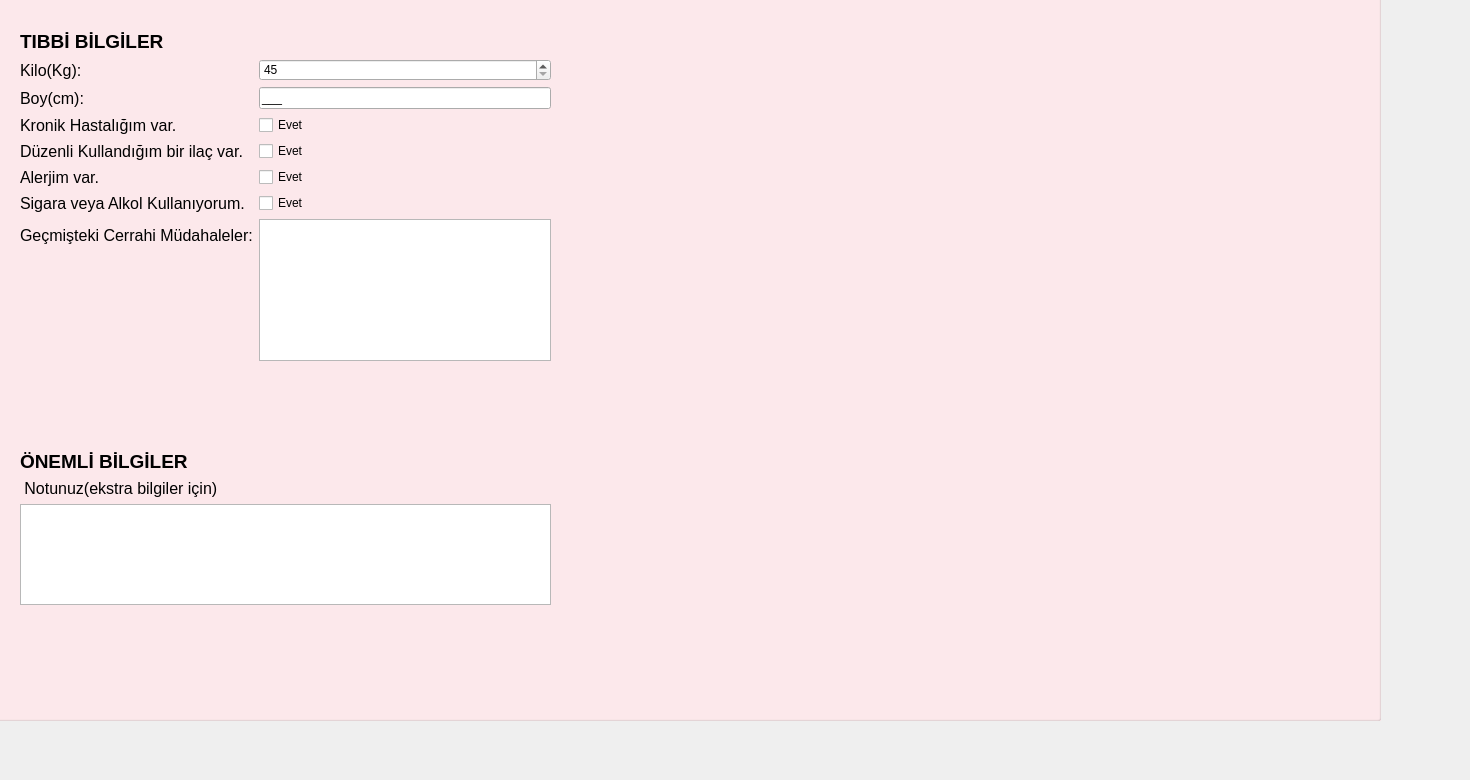
    <widget class="QWidget" name="tab_2">
     <attribute name="title">
      <string>TIBBİ BİLGİLER</string>
     </attribute>
     <widget class="QGroupBox" name="groupBox_4">
      <property name="enabled">
       <bool>true</bool>
      </property>
      <property name="geometry">
       <rect>
        <x>-80</x>
        <y>-50</y>
        <width>1461</width>
        <height>771</height>
       </rect>
      </property>
      <property name="layoutDirection">
       <enum>Qt::LeftToRight</enum>
      </property>
      <property name="autoFillBackground">
       <bool>false</bool>
      </property>
      <property name="styleSheet">
       <string notr="true">QGroupBox {
    background-color: #FFEBEE;
}
</string>
      </property>
      <property name="title">
       <string/>
      </property>
      <widget class="QLabel" name="label_19">
       <property name="geometry">
        <rect>
         <x>620</x>
         <y>300</y>
         <width>55</width>
         <height>16</height>
        </rect>
       </property>
       <property name="text">
        <string/>
       </property>
      </widget>
      <widget class="QWidget" name="formLayoutWidget_6">
       <property name="geometry">
        <rect>
         <x>100</x>
         <y>500</y>
         <width>531</width>
         <height>155</height>
        </rect>
       </property>
       <layout class="QFormLayout" name="formLayout_6">
        <item row="2" column="0" colspan="2">
         <widget class="QTextEdit" name="txeNotBilgisi"/>
        </item>
        <item row="0" column="0" colspan="2">
         <widget class="QLabel" name="lblOnemliBilgi">
          <property name="font">
           <font>
            <pointsize>14</pointsize>
            <weight>75</weight>
            <bold>true</bold>
           </font>
          </property>
          <property name="text">
           <string>ÖNEMLİ BİLGİLER</string>
          </property>
         </widget>
        </item>
        <item row="1" column="0" colspan="2">
         <widget class="QLabel" name="lblNotBilgisi">
          <property name="font">
           <font>
            <pointsize>12</pointsize>
           </font>
          </property>
          <property name="text">
           <string> Notunuz(ekstra bilgiler için)</string>
          </property>
         </widget>
        </item>
       </layout>
      </widget>
      <widget class="QWidget" name="formLayoutWidget_2">
       <property name="geometry">
        <rect>
         <x>100</x>
         <y>80</y>
         <width>531</width>
         <height>331</height>
        </rect>
       </property>
       <layout class="QFormLayout" name="formLayout_2">
        <item row="0" column="0" colspan="2">
         <widget class="QLabel" name="lblTibbiBilgiler">
          <property name="font">
           <font>
            <pointsize>14</pointsize>
            <weight>75</weight>
            <bold>true</bold>
           </font>
          </property>
          <property name="text">
           <string>TIBBİ BİLGİLER</string>
          </property>
         </widget>
        </item>
        <item row="1" column="0">
         <widget class="QLabel" name="lblKilo">
          <property name="font">
           <font>
            <pointsize>12</pointsize>
           </font>
          </property>
          <property name="text">
           <string>Kilo(Kg):</string>
          </property>
         </widget>
        </item>
        <item row="1" column="1">
         <widget class="QSpinBox" name="spnKilo">
          <property name="minimum">
           <number>45</number>
          </property>
          <property name="maximum">
           <number>150</number>
          </property>
          <property name="singleStep">
           <number>1</number>
          </property>
          <property name="value">
           <number>45</number>
          </property>
         </widget>
        </item>
        <item row="2" column="0">
         <widget class="QLabel" name="lblBoy">
          <property name="font">
           <font>
            <pointsize>12</pointsize>
           </font>
          </property>
          <property name="text">
           <string>Boy(cm):</string>
          </property>
         </widget>
        </item>
        <item row="2" column="1">
         <widget class="QLineEdit" name="lneBoy">
          <property name="inputMask">
           <string>999;_</string>
          </property>
         </widget>
        </item>
        <item row="3" column="0">
         <widget class="QLabel" name="lblKronikHastalik">
          <property name="font">
           <font>
            <pointsize>12</pointsize>
           </font>
          </property>
          <property name="text">
           <string>Kronik Hastalığım var.</string>
          </property>
         </widget>
        </item>
        <item row="3" column="1">
         <widget class="QCheckBox" name="chkbKronikHastalik">
          <property name="text">
           <string>Evet</string>
          </property>
         </widget>
        </item>
        <item row="4" column="0">
         <widget class="QLabel" name="lblIlac">
          <property name="font">
           <font>
            <pointsize>12</pointsize>
           </font>
          </property>
          <property name="text">
           <string>Düzenli Kullandığım bir ilaç var.</string>
          </property>
         </widget>
        </item>
        <item row="4" column="1">
         <widget class="QCheckBox" name="chkbIlac">
          <property name="text">
           <string>Evet</string>
          </property>
         </widget>
        </item>
        <item row="5" column="0">
         <widget class="QLabel" name="lblAlerji">
          <property name="font">
           <font>
            <pointsize>12</pointsize>
           </font>
          </property>
          <property name="text">
           <string>Alerjim var.</string>
          </property>
         </widget>
        </item>
        <item row="5" column="1">
         <widget class="QCheckBox" name="chkbAlerji">
          <property name="text">
           <string>Evet</string>
          </property>
         </widget>
        </item>
        <item row="6" column="0">
         <widget class="QLabel" name="lblSigara">
          <property name="font">
           <font>
            <pointsize>12</pointsize>
           </font>
          </property>
          <property name="text">
           <string>Sigara veya Alkol Kullanıyorum.</string>
          </property>
         </widget>
        </item>
        <item row="6" column="1">
         <widget class="QCheckBox" name="chkbSigara">
          <property name="text">
           <string>Evet</string>
          </property>
         </widget>
        </item>
        <item row="7" column="0">
         <widget class="QLabel" name="lblGecmisMudahale">
          <property name="font">
           <font>
            <pointsize>12</pointsize>
           </font>
          </property>
          <property name="text">
           <string>Geçmişteki Cerrahi Müdahaleler:</string>
          </property>
         </widget>
        </item>
        <item row="7" column="1">
         <widget class="QTextEdit" name="txeGecmisMudahale"/>
        </item>
       </layout>
      </widget>
      <widget class="QLabel" name="label_5">
       <property name="geometry">
        <rect>
         <x>-470</x>
         <y>50</y>
         <width>1951</width>
         <height>781</height>
        </rect>
       </property>
       <property name="text">
        <string/>
       </property>
       <property name="pixmap">
        <pixmap>../../Resimler/Ekran Görüntüleri/kan14.png</pixmap>
       </property>
      </widget>
      <zorder>label_5</zorder>
      <zorder>label_19</zorder>
      <zorder>formLayoutWidget_6</zorder>
      <zorder>formLayoutWidget_2</zorder>
     </widget>
    </widget>
